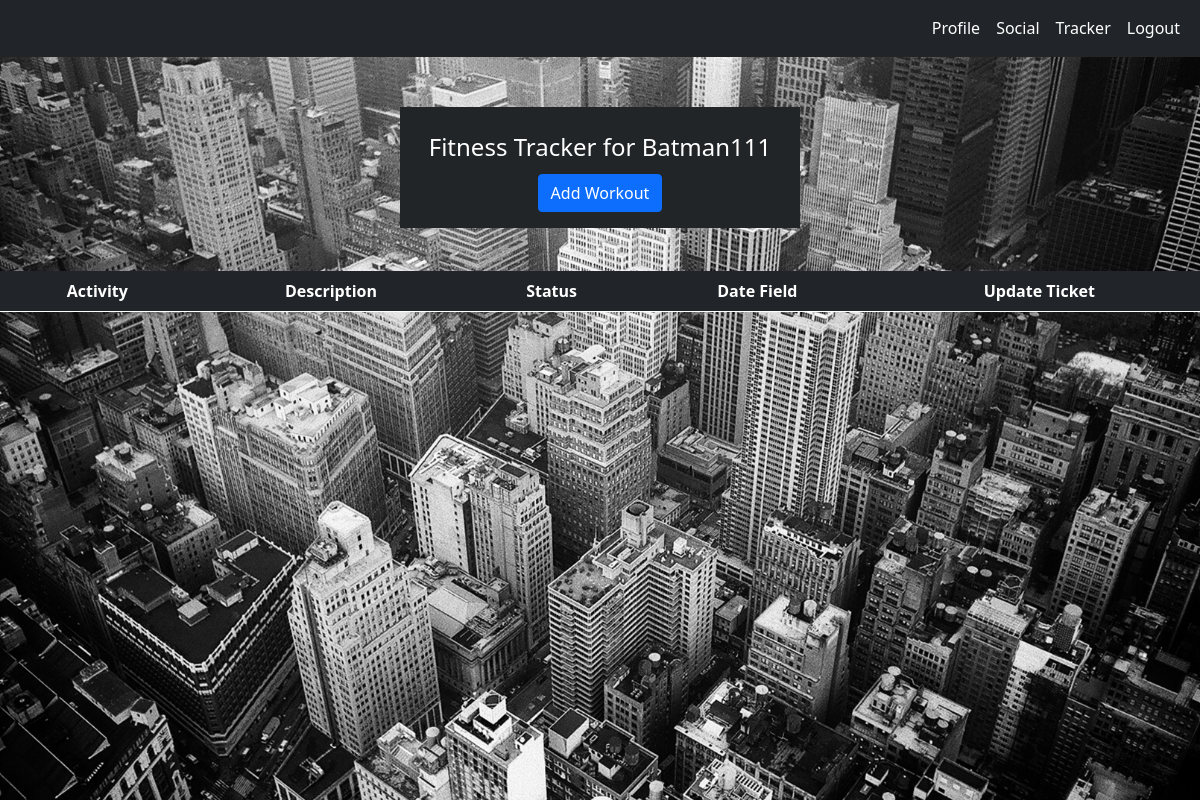
/tracker_dashboard/ (signed in), run on an earlier commit of the app's database.
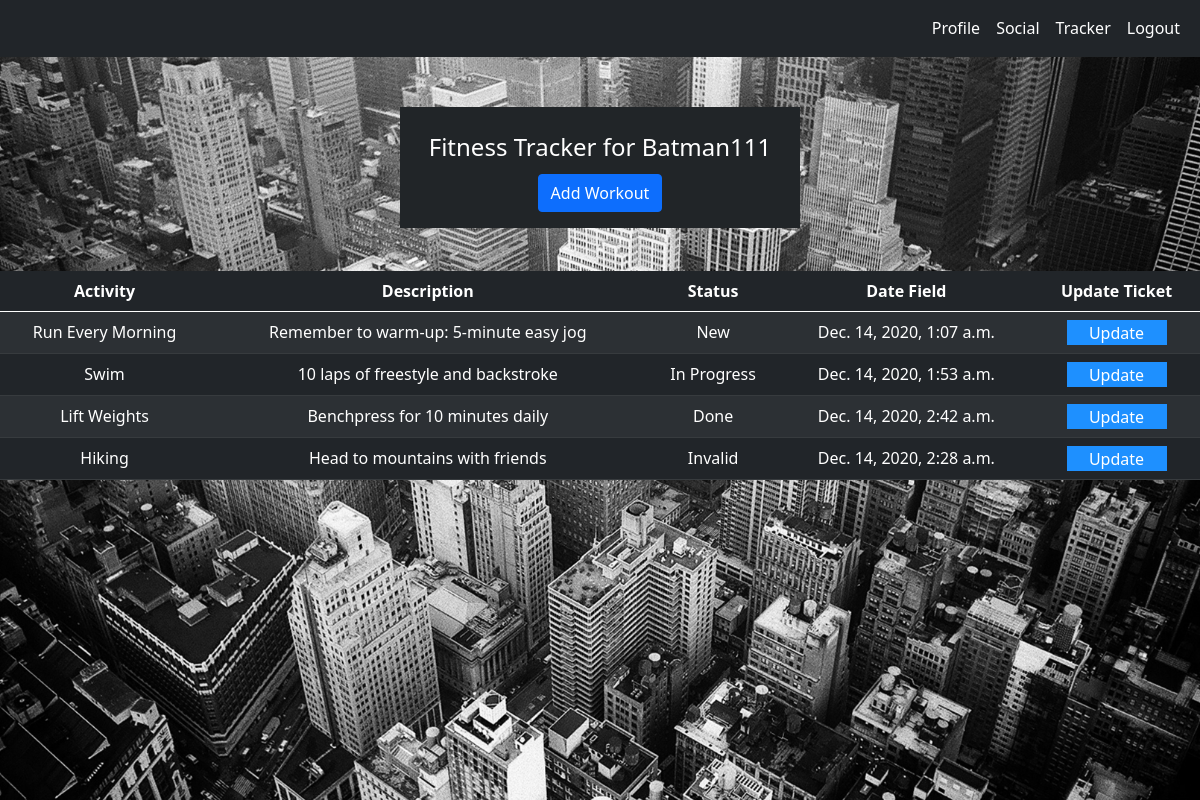
And on a later commit of the database.
### tracker/models.py (models this page shows, shortened)
class Workout(models.Model):
    STATUS = (
        ('New', 'New'),
        ('In Progress', 'In Progress'),
        ('Done', 'Done'),
        ('Invalid', 'Invalid')
    )
    title = models.CharField(max_length=200)
    date_filed = models.DateTimeField(default=timezone.now)
    description = models.TextField()
    workout_status = models.CharField(max_length=200, choices=STATUS)
    user_created = models.ForeignKey(WorkoutUser, on_delete=models.CASCADE,
                                     related_name="created_by_workoutuser", blank=True, null=True, default=None)

### tracker/views.py (the view)
# urls.py: path('tracker_dashboard/', dashboard_view, name='tracker_dashboard'),
@login_required()
def dashboard_view(request):
  user_workouts = Workout.objects.filter(user_created=request.user)
  return render(request, 'tracker_dashboard.html', {"user_workouts": user_workouts})

### templates/tracker_dashboard.html (shortened to what this page needs)
{% load static %}
<!DOCTYPE html>
<html lang="en">
  <head>
    <link
      href="https://cdn.jsdelivr.net/npm/bootstrap@5.0.0-beta1/dist/css/bootstrap.min.css"
      rel="stylesheet"
    />
    <link rel="stylesheet" href="{% static 'tracker.css' %}" />
  </head>
  <body>
  {% include "navigation.html" %}
  <div class='tracker_background_image'>
  <div class="header"></div>
  <div class="card user_card" style="width: 25rem; height: 4rem">
    <div class="card-body card_body_contain">
      <h4>Fitness Tracker for {{user.get_username}}</h4>
      <a href="/add_workout/">
        <button class="btn btn-primary mt-1">Add Workout</button>
      </a>
    </div>
  </div>
  <div class="tables_container">
    <table class="table table-striped table-dark">
      <thead class="thead-dark">
        <tr>
          <th scope="col">Activity</th>
          <th scope="col">Description</th>
          <th scope="col">Status</th>
          <th scope="col">Date Field</th>
          <th scope="col">Update Ticket</th>
        </tr>
      </thead>
      <tbody>
        {% for workout in user_workouts %}
        {% if workout.workout_status == "New" %}
        <tr>
          <td>{{workout.title}}</td>
          <td>{{workout.description}}</td>
          <td>{{workout.workout_status}}</td>
          <td>{{workout.date_filed}}</td>
          <td>
            <button class="update_button">
              <a href="/workout_detail/{{workout.id}}">Update</a>
            </button>
          </td>
        </tr>
        {%endif%}
        {% endfor %}
        {% for workout in user_workouts %}
        {% if workout.workout_status == "In Progress" %}
        <tr>
          <td>{{workout.title}}</td>
          <td>{{workout.description}}</td>
          <td>{{workout.workout_status}}</td>
          <td>{{workout.date_filed}}</td>
          <td>
            <button class="update_button">
              <a href="/workout_detail/{{workout.id}}">Update</a>
            </button>
          </td>
        </tr>
        {%endif%}
        {% endfor %}
        {% for workout in user_workouts %}
        {% if workout.workout_status == "Done" %}
        <tr>
          <td>{{workout.title}}</td>
          <td>{{workout.description}}</td>
          <td>{{workout.workout_status}}</td>
          <td>{{workout.date_filed}}</td>
          <td>
            <button class="update_button">
              <a href="/workout_detail/{{workout.id}}">Update</a>
            </button>
          </td>
        </tr>
        {%endif%}
        {% endfor %}
        {% for workout in user_workouts %}
        {% if workout.workout_status == "Invalid" %}
        <tr>
          <td>{{workout.title}}</td>
          <td>{{workout.description}}</td>
          <td>{{workout.workout_status}}</td>
          <td>{{workout.date_filed}}</td>
          <td>
            <button class="update_button">
              <a href="/workout_detail/{{workout.id}}">Update</a>
            </button>
          </td>
        </tr>
        {%endif%}
        {% endfor %}
      </tbody>
    </table>
  </div>
  </div>
  </body>
</html>

What changed in the data, as far as the page shows it:
now on this page (row edited): Workout: title "Run Every Morning", description "Remember to warm-up: 5-minute easy jog", workout_status "New", date_filed "Dec. 14, 2020, 1:07 a.m.", shown under "Fitness Tracker for Batman111"
now on this page (row edited): Workout: title "Swim", description "10 laps of freestyle and backstroke", workout_status "In Progress", date_filed "Dec. 14, 2020, 1:53 a.m."
added Workout: title "Lift Weights", description "Benchpress for 10 minutes daily", workout_status "Done", date_filed "Dec. 14, 2020, 2:42 a.m."
now on this page (row edited): Workout: title "Hiking", description "Head to mountains with friends", workout_status "Invalid", date_filed "Dec. 14, 2020, 2:28 a.m."
